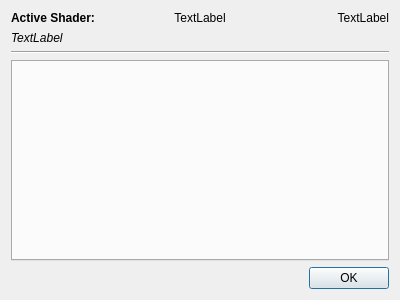
<?xml version="1.0" encoding="UTF-8"?>
<ui version="4.0">
 <class>ShaderSelector</class>
 <widget class="QDialog" name="ShaderSelector">
  <property name="geometry">
   <rect>
    <x>0</x>
    <y>0</y>
    <width>400</width>
    <height>300</height>
   </rect>
  </property>
  <property name="windowTitle">
   <string>Shaders</string>
  </property>
  <layout class="QVBoxLayout" name="verticalLayout">
   <item>
    <layout class="QHBoxLayout" name="horizontalLayout">
     <item>
      <widget class="QLabel" name="label">
       <property name="font">
        <font>
         <weight>75</weight>
         <bold>true</bold>
        </font>
       </property>
       <property name="text">
        <string>Active Shader:</string>
       </property>
      </widget>
     </item>
     <item>
      <widget class="QLabel" name="shaderName">
       <property name="text">
        <string>TextLabel</string>
       </property>
       <property name="alignment">
        <set>Qt::AlignCenter</set>
       </property>
      </widget>
     </item>
     <item>
      <widget class="QLabel" name="author">
       <property name="text">
        <string>TextLabel</string>
       </property>
       <property name="alignment">
        <set>Qt::AlignRight|Qt::AlignTrailing|Qt::AlignVCenter</set>
       </property>
      </widget>
     </item>
    </layout>
   </item>
   <item>
    <widget class="QLabel" name="description">
     <property name="font">
      <font>
       <italic>true</italic>
      </font>
     </property>
     <property name="text">
      <string>TextLabel</string>
     </property>
     <property name="wordWrap">
      <bool>true</bool>
     </property>
    </widget>
   </item>
   <item>
    <widget class="Line" name="line">
     <property name="orientation">
      <enum>Qt::Horizontal</enum>
     </property>
    </widget>
   </item>
   <item>
    <widget class="QTabWidget" name="passes">
     <property name="currentIndex">
      <number>-1</number>
     </property>
    </widget>
   </item>
   <item>
    <widget class="QDialogButtonBox" name="buttonBox">
     <property name="orientation">
      <enum>Qt::Horizontal</enum>
     </property>
     <property name="standardButtons">
      <set>QDialogButtonBox::Ok</set>
     </property>
    </widget>
   </item>
  </layout>
 </widget>
 <resources/>
 <connections>
  <connection>
   <sender>buttonBox</sender>
   <signal>accepted()</signal>
   <receiver>ShaderSelector</receiver>
   <slot>close()</slot>
   <hints>
    <hint type="sourcelabel">
     <x>248</x>
     <y>254</y>
    </hint>
    <hint type="destinationlabel">
     <x>157</x>
     <y>274</y>
    </hint>
   </hints>
  </connection>
 </connections>
</ui>
